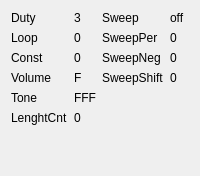
           <widget class="QWidget" name="tab_2">
            <attribute name="title">
             <string>Tone B</string>
            </attribute>
            <layout class="QGridLayout" name="gridLayout_12">
             <item row="0" column="0">
              <widget class="QLabel" name="label_94">
               <property name="text">
                <string>Duty</string>
               </property>
              </widget>
             </item>
             <item row="2" column="1">
              <widget class="QLabel" name="label_110">
               <property name="text">
                <string>0</string>
               </property>
              </widget>
             </item>
             <item row="3" column="2">
              <widget class="QLabel" name="label_105">
               <property name="text">
                <string>SweepShift</string>
               </property>
              </widget>
             </item>
             <item row="2" column="3">
              <widget class="QLabel" name="label_111">
               <property name="text">
                <string>0</string>
               </property>
              </widget>
             </item>
             <item row="4" column="1">
              <widget class="QLabel" name="label_104">
               <property name="text">
                <string>FFF</string>
               </property>
              </widget>
             </item>
             <item row="1" column="2">
              <widget class="QLabel" name="label_107">
               <property name="text">
                <string>SweepPer</string>
               </property>
              </widget>
             </item>
             <item row="1" column="3">
              <widget class="QLabel" name="label_98">
               <property name="text">
                <string>0</string>
               </property>
              </widget>
             </item>
             <item row="3" column="1">
              <widget class="QLabel" name="label_97">
               <property name="text">
                <string>F</string>
               </property>
              </widget>
             </item>
             <item row="1" column="0">
              <widget class="QLabel" name="label_93">
               <property name="text">
                <string>Loop</string>
               </property>
              </widget>
             </item>
             <item row="5" column="1">
              <widget class="QLabel" name="label_106">
               <property name="text">
                <string>0</string>
               </property>
              </widget>
             </item>
             <item row="4" column="0">
              <widget class="QLabel" name="label_100">
               <property name="text">
                <string>Tone</string>
               </property>
              </widget>
             </item>
             <item row="2" column="0">
              <widget class="QLabel" name="label_102">
               <property name="text">
                <string>Const</string>
               </property>
              </widget>
             </item>
             <item row="3" column="0">
              <widget class="QLabel" name="label_101">
               <property name="text">
                <string>Volume</string>
               </property>
              </widget>
             </item>
             <item row="3" column="3">
              <widget class="QLabel" name="label_108">
               <property name="text">
                <string>0</string>
               </property>
              </widget>
             </item>
             <item row="1" column="1">
              <widget class="QLabel" name="label_96">
               <property name="text">
                <string>0</string>
               </property>
              </widget>
             </item>
             <item row="0" column="2">
              <widget class="QLabel" name="label_103">
               <property name="text">
                <string>Sweep</string>
               </property>
              </widget>
             </item>
             <item row="5" column="0">
              <widget class="QLabel" name="label_109">
               <property name="text">
                <string>LenghtCnt</string>
               </property>
              </widget>
             </item>
             <item row="0" column="3">
              <widget class="QLabel" name="label_95">
               <property name="text">
                <string>off</string>
               </property>
              </widget>
             </item>
             <item row="0" column="1">
              <widget class="QLabel" name="label_92">
               <property name="text">
                <string>3</string>
               </property>
              </widget>
             </item>
             <item row="2" column="2">
              <widget class="QLabel" name="label_99">
               <property name="text">
                <string>SweepNeg</string>
               </property>
              </widget>
             </item>
             <item row="6" column="0">
              <spacer name="verticalSpacer_15">
               <property name="orientation">
                <enum>Qt::Vertical</enum>
               </property>
               <property name="sizeHint" stdset="0">
                <size>
                 <width>20</width>
                 <height>40</height>
                </size>
               </property>
              </spacer>
             </item>
            </layout>
           </widget>
